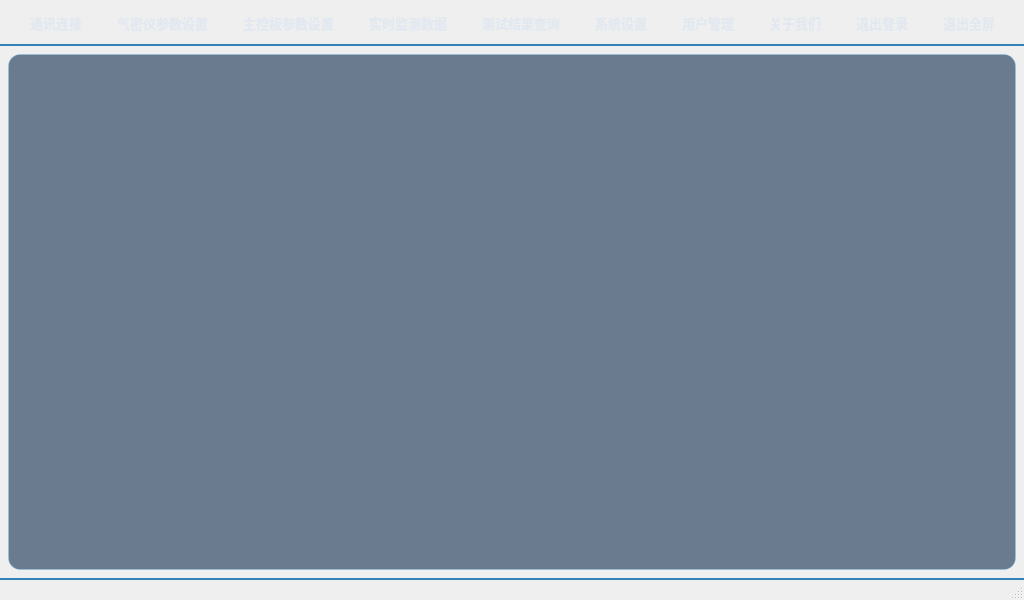
<?xml version="1.0" encoding="UTF-8"?>
<ui version="4.0">
 <class>MainWindow</class>
 <widget class="QMainWindow" name="MainWindow">
  <property name="geometry">
   <rect>
    <x>0</x>
    <y>0</y>
    <width>1024</width>
    <height>600</height>
   </rect>
  </property>
  <property name="windowTitle">
   <string>智芯气密检测系统</string>
  </property>
  <property name="styleSheet">
   <string notr="true">
/* 全局样式 - 赛博朋克暗青蓝主题 */
* {
    font-family: 'Microsoft YaHei UI', 'SimHei', sans-serif;
    font-size: 14px;
}

/* 主窗口背景 - 深色科技感 */
QMainWindow {
    background: qlineargradient(x1:0, y1:0, x2:1, y2:1, 
        stop:0 #0a1929, stop:0.5 #0d2137, stop:1 #0a1929);
}

/* 中央部件背景 */
QWidget#centralWidget {
    background: transparent;
}

/* 菜单栏样式 - 科技感渐变 */
QMenuBar {
    background: qlineargradient(x1:0, y1:0, x2:1, y2:0, 
        stop:0 #112d4e, stop:0.3 #1e5f74, stop:0.7 #1e5f74, stop:1 #112d4e);
    color: #f8fafc;
    font-weight: bold;
    font-size: 13px;
    padding: 5px 10px;
    border: none;
    border-bottom: 2px solid #3282b8;
    spacing: 5px;
}

QMenuBar::item {
    background: transparent;
    color: #e2e8f0;
    padding: 6px 12px;
    margin: 2px 3px;
    border-radius: 6px;
    transition: all 0.3s;
}

QMenuBar::item:hover {
    background: qlineargradient(x1:0, y1:0, x2:0, y2:1, 
        stop:0 #3282b8, stop:1 #1e5f74);
    color: #ffffff;
    border: 1px solid #64d2ff;
}

QMenuBar::item:selected {
    background: qlineargradient(x1:0, y1:0, x2:0, y2:1, 
        stop:0 #42a5f5, stop:1 #1e88e5);
    color: #ffffff;
    border: 1px solid #64d2ff;
}

QMenuBar::item:pressed {
    background: qlineargradient(x1:0, y1:0, x2:0, y2:1, 
        stop:0 #1565c0, stop:1 #0d47a1);
}

/* 下拉菜单样式 */
QMenu {
    background-color: #112d4e;
    color: #e2e8f0;
    border: 1px solid #3282b8;
    border-radius: 8px;
    padding: 8px 5px;
}

QMenu::item {
    background: transparent;
    color: #e2e8f0;
    padding: 10px 30px;
    margin: 2px 5px;
    border-radius: 5px;
}

QMenu::item:selected {
    background: qlineargradient(x1:0, y1:0, x2:1, y2:0, 
        stop:0 #3282b8, stop:1 #1e5f74);
    color: #ffffff;
}

QMenu::item:pressed {
    background: #1565c0;
}

QMenu::separator {
    height: 1px;
    background: #3282b8;
    margin: 5px 10px;
}

/* 堆叠部件样式 */
QStackedWidget {
    background: rgba(17, 45, 78, 0.6);
    border: 1px solid rgba(100, 210, 255, 0.3);
    border-radius: 12px;
    margin: 8px;
}

/* 状态栏样式 */
QStatusBar {
    background: qlineargradient(x1:0, y1:0, x2:1, y2:0, 
        stop:0 #112d4e, stop:0.5 #1e5f74, stop:1 #112d4e);
    color: #64d2ff;
    font-weight: 600;
    padding: 8px 15px;
    border: none;
    border-top: 2px solid #3282b8;
}

QStatusBar::item {
    border: none;
}

/* 滚动条样式 */
QScrollBar:vertical {
    background: rgba(17, 45, 78, 0.5);
    width: 12px;
    border-radius: 6px;
    margin: 0;
}

QScrollBar::handle:vertical {
    background: qlineargradient(x1:0, y1:0, x2:1, y2:0, 
        stop:0 #3282b8, stop:1 #64d2ff);
    border-radius: 6px;
    min-height: 30px;
}

QScrollBar::handle:vertical:hover {
    background: qlineargradient(x1:0, y1:0, x2:1, y2:0, 
        stop:0 #42a5f5, stop:1 #97e7ff);
}

QScrollBar::add-line:vertical, QScrollBar::sub-line:vertical {
    height: 0px;
}

QScrollBar:horizontal {
    background: rgba(17, 45, 78, 0.5);
    height: 12px;
    border-radius: 6px;
    margin: 0;
}

QScrollBar::handle:horizontal {
    background: qlineargradient(x1:0, y1:0, x2:0, y2:1, 
        stop:0 #3282b8, stop:1 #64d2ff);
    border-radius: 6px;
    min-width: 30px;
}

QScrollBar::handle:horizontal:hover {
    background: qlineargradient(x1:0, y1:0, x2:0, y2:1, 
        stop:0 #42a5f5, stop:1 #97e7ff);
}

QScrollBar::add-line:horizontal, QScrollBar::sub-line:horizontal {
    width: 0px;
}

/* 工具提示样式 */
QToolTip {
    background-color: #112d4e;
    color: #64d2ff;
    border: 1px solid #3282b8;
    border-radius: 5px;
    padding: 6px 10px;
    font-size: 13px;
}
   </string>
  </property>
  <widget class="QWidget" name="centralWidget">
   <layout class="QVBoxLayout" name="verticalLayout">
    <property name="spacing">
     <number>0</number>
    </property>
    <property name="leftMargin">
     <number>0</number>
    </property>
    <property name="topMargin">
     <number>0</number>
    </property>
    <property name="rightMargin">
     <number>0</number>
    </property>
    <property name="bottomMargin">
     <number>0</number>
    </property>
    <item>
     <widget class="QStackedWidget" name="stackedWidget">
      <property name="currentIndex">
       <number>0</number>
      </property>
     </widget>
    </item>
   </layout>
  </widget>
  <widget class="QMenuBar" name="menuBar">
   <property name="geometry">
    <rect>
     <x>0</x>
     <y>0</y>
     <width>1280</width>
     <height>45</height>
    </rect>
   </property>
   <property name="visible">
    <bool>false</bool>
   </property>
   <addaction name="actionCommunications"/>
   <addaction name="actionAirtightParamSetting"/>
   <addaction name="actionMainControlSetting"/>
   <addaction name="actionRealtimeMonitor"/>
   <addaction name="actionTestResultshow"/>
   <addaction name="actionSystemSetting"/>
   <addaction name="actionUserManagement"/>
   <addaction name="actionAbout"/>
   <addaction name="actionLogout"/>
   <addaction name="actionToggleFullscreen"/>
  </widget>
  <action name="actionCommunications">
   <property name="text">
    <string>通讯连接</string>
   </property>
   <property name="toolTip">
    <string>配置设备通讯连接</string>
   </property>
  </action>
  <action name="actionAirtightParamSetting">
   <property name="text">
    <string>气密仪参数设置</string>
   </property>
   <property name="toolTip">
    <string>设置气密仪测试参数（需要管理员权限）</string>
   </property>
  </action>
  <action name="actionRealtimeMonitor">
   <property name="text">
    <string>实时监测数据</string>
   </property>
   <property name="toolTip">
    <string>查看实时测试数据和状态</string>
   </property>
  </action>
  <action name="actionMainControlSetting">
   <property name="text">
    <string>主控板参数设置</string>
   </property>
   <property name="toolTip">
    <string>配置主控板和气缸阀门控制</string>
   </property>
  </action>
  <action name="actionTestResultshow">
   <property name="text">
    <string>测试结果查询</string>
   </property>
   <property name="toolTip">
    <string>查询历史测试结果记录</string>
   </property>
  </action>
  <action name="actionSystemSetting">
   <property name="text">
    <string>系统设置</string>
   </property>
   <property name="toolTip">
    <string>系统参数配置</string>
   </property>
  </action>
  <action name="actionUserManagement">
   <property name="text">
    <string>用户管理</string>
   </property>
   <property name="toolTip">
    <string>管理系统用户（需要管理员权限）</string>
   </property>
  </action>
  <action name="actionLogout">
   <property name="text">
    <string>退出登录</string>
   </property>
   <property name="toolTip">
    <string>退出当前登录账户</string>
   </property>
  </action>
  <action name="actionToggleFullscreen">
   <property name="text">
    <string>退出全屏</string>
   </property>
  </action>
  <action name="actionAbout">
   <property name="text">
    <string>关于我们</string>
   </property>
   <property name="toolTip">
    <string>查看系统信息和关于我们</string>
   </property>
  </action>
  <widget class="QStatusBar" name="statusBar"/>
 </widget>
 <resources/>
 <connections/>
</ui>
